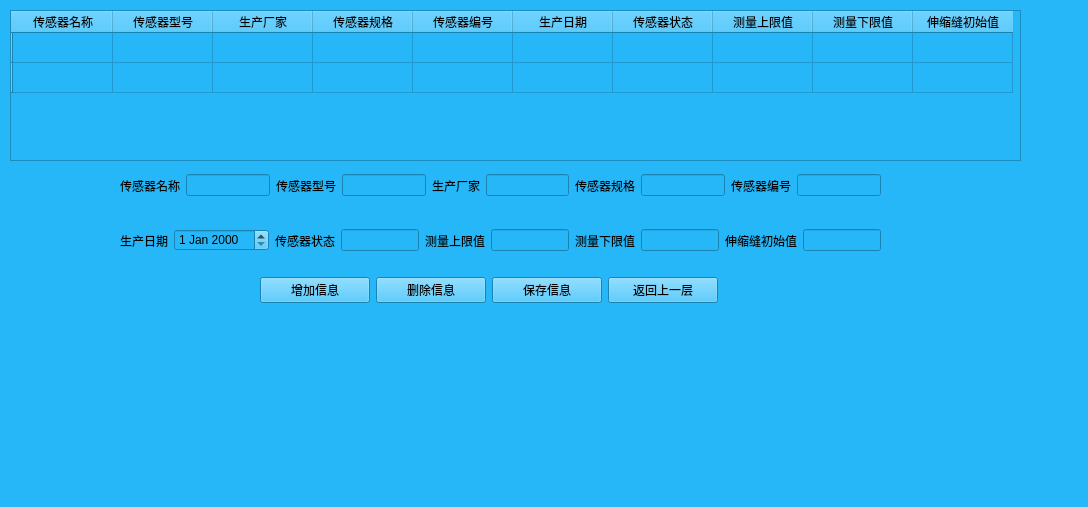
<?xml version="1.0" encoding="UTF-8"?>
<ui version="4.0">
 <class>displacesensor</class>
 <widget class="QWidget" name="displacesensor">
  <property name="geometry">
   <rect>
    <x>0</x>
    <y>0</y>
    <width>1088</width>
    <height>507</height>
   </rect>
  </property>
  <property name="windowTitle">
   <string>位移传感器</string>
  </property>
  <property name="styleSheet">
   <string notr="true">background:rgb(38, 183, 248)</string>
  </property>
  <widget class="QTableWidget" name="tableWidget">
   <property name="geometry">
    <rect>
     <x>10</x>
     <y>10</y>
     <width>1011</width>
     <height>151</height>
    </rect>
   </property>
   <row>
    <property name="text">
     <string/>
    </property>
   </row>
   <row>
    <property name="text">
     <string/>
    </property>
   </row>
   <column>
    <property name="text">
     <string>传感器名称</string>
    </property>
   </column>
   <column>
    <property name="text">
     <string>传感器型号</string>
    </property>
   </column>
   <column>
    <property name="text">
     <string>生产厂家</string>
    </property>
   </column>
   <column>
    <property name="text">
     <string>传感器规格</string>
    </property>
   </column>
   <column>
    <property name="text">
     <string>传感器编号</string>
    </property>
   </column>
   <column>
    <property name="text">
     <string>生产日期</string>
    </property>
   </column>
   <column>
    <property name="text">
     <string>传感器状态</string>
    </property>
   </column>
   <column>
    <property name="text">
     <string>测量上限值</string>
    </property>
   </column>
   <column>
    <property name="text">
     <string>测量下限值</string>
    </property>
   </column>
   <column>
    <property name="text">
     <string>伸缩缝初始值</string>
    </property>
   </column>
  </widget>
  <widget class="QWidget" name="verticalLayoutWidget">
   <property name="geometry">
    <rect>
     <x>120</x>
     <y>170</y>
     <width>761</width>
     <height>31</height>
    </rect>
   </property>
   <layout class="QHBoxLayout" name="horizontalLayout">
    <item>
     <widget class="QLabel" name="label">
      <property name="text">
       <string>传感器名称</string>
      </property>
     </widget>
    </item>
    <item>
     <widget class="QLineEdit" name="sennamelineEdit"/>
    </item>
    <item>
     <widget class="QLabel" name="label_2">
      <property name="text">
       <string>传感器型号</string>
      </property>
     </widget>
    </item>
    <item>
     <widget class="QLineEdit" name="modellineEdit"/>
    </item>
    <item>
     <widget class="QLabel" name="label_3">
      <property name="text">
       <string>生产厂家</string>
      </property>
     </widget>
    </item>
    <item>
     <widget class="QLineEdit" name="manufalineEdit"/>
    </item>
    <item>
     <widget class="QLabel" name="label_4">
      <property name="text">
       <string>传感器规格</string>
      </property>
     </widget>
    </item>
    <item>
     <widget class="QLineEdit" name="spftionlineEdit"/>
    </item>
    <item>
     <widget class="QLabel" name="label_10">
      <property name="text">
       <string>传感器编号</string>
      </property>
     </widget>
    </item>
    <item>
     <widget class="QLineEdit" name="numlineEdit"/>
    </item>
   </layout>
  </widget>
  <widget class="QWidget" name="verticalLayoutWidget_2">
   <property name="geometry">
    <rect>
     <x>120</x>
     <y>220</y>
     <width>761</width>
     <height>41</height>
    </rect>
   </property>
   <layout class="QHBoxLayout" name="horizontalLayout_2">
    <item>
     <widget class="QLabel" name="label_5">
      <property name="text">
       <string>生产日期</string>
      </property>
     </widget>
    </item>
    <item>
     <widget class="QDateEdit" name="prodateEdit"/>
    </item>
    <item>
     <widget class="QLabel" name="label_6">
      <property name="text">
       <string>传感器状态</string>
      </property>
     </widget>
    </item>
    <item>
     <widget class="QLineEdit" name="statuelineEdit"/>
    </item>
    <item>
     <widget class="QLabel" name="label_7">
      <property name="text">
       <string>测量上限值</string>
      </property>
     </widget>
    </item>
    <item>
     <widget class="QLineEdit" name="upmeasurelineEdit"/>
    </item>
    <item>
     <widget class="QLabel" name="label_8">
      <property name="text">
       <string>测量下限值</string>
      </property>
     </widget>
    </item>
    <item>
     <widget class="QLineEdit" name="lowmeasurelineEdit"/>
    </item>
    <item>
     <widget class="QLabel" name="label_9">
      <property name="text">
       <string>伸缩缝初始值</string>
      </property>
     </widget>
    </item>
    <item>
     <widget class="QLineEdit" name="lineEditshensuo"/>
    </item>
   </layout>
  </widget>
  <widget class="QWidget" name="verticalLayoutWidget_3">
   <property name="geometry">
    <rect>
     <x>260</x>
     <y>270</y>
     <width>458</width>
     <height>41</height>
    </rect>
   </property>
   <layout class="QHBoxLayout" name="horizontalLayout_3">
    <item>
     <widget class="QPushButton" name="addpushButton">
      <property name="text">
       <string>增加信息</string>
      </property>
     </widget>
    </item>
    <item>
     <widget class="QPushButton" name="delepushButton">
      <property name="text">
       <string>删除信息</string>
      </property>
     </widget>
    </item>
    <item>
     <widget class="QPushButton" name="savepushButton">
      <property name="text">
       <string>保存信息</string>
      </property>
     </widget>
    </item>
    <item>
     <widget class="QPushButton" name="returnpushButton">
      <property name="text">
       <string>返回上一层</string>
      </property>
     </widget>
    </item>
   </layout>
  </widget>
 </widget>
 <resources/>
 <connections/>
</ui>
